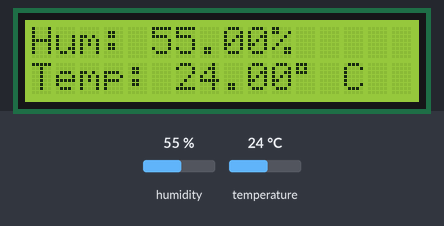
Bench run of a sketch on a simulated Arduino Uno, built with avr-gcc and run on an emulated ATmega328P. On the bench: 16×2 character LCD. The test bench sets the inputs (shaded band); at power-on: humidity 55 %, temperature 24 °C. What the sketch prints to the serial monitor is not drawn.

Above: at 3.7 s.
3.8 s: humidity set to 22 %
At 12.9 s:
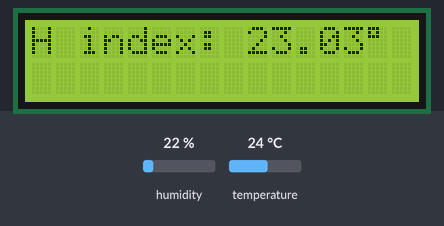
16.7 s: temperature set to 12 °C
At 22.0 s:
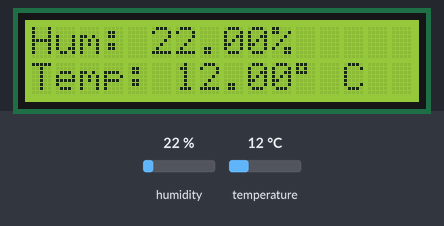
25.8 s: humidity set to 40 %
At 28.0 s:
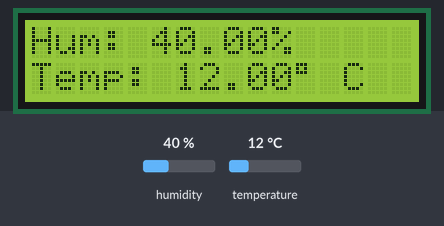
33.7 s: temperature set to 19 °C
At 40.1 s:
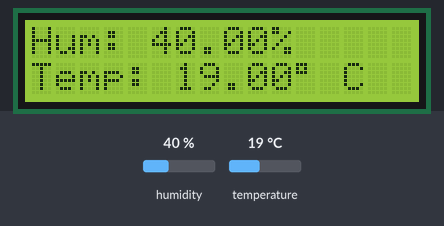
Timing chart, 0 to 41.6 s (numbered marks = the images above; inputs shaded):
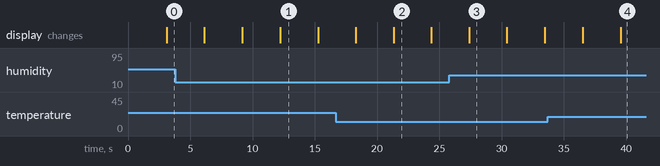

The sketch:

dht_lcd.ino
```cpp
#include "DHT.h"
#include <Wire.h>
#include <LiquidCrystal_I2C.h>

LiquidCrystal_I2C lcd(0x27, 16, 2); // set the LCD address to 0x27 for a 16 chars and 2 line display
#define DHTPIN 2
#define DHTTYPE DHT11

DHT dht(DHTPIN, DHTTYPE);


void setup() {
  Serial.begin(9600);
  lcd.init();
  lcd.backlight();
  dht.begin();
}

void loop() {
  // Wait a few seconds between measurements.
  delay(3000);

  float h = dht.readHumidity();
  // Read temperature as Celsius
  float t = dht.readTemperature();

  // Check if any reads failed and exit early (to try again).
  if (isnan(h) || isnan(t)) {
    Serial.println(F("Failed to read from DHT sensor!"));
    return;
  }
  // Compute heat index in Celsius (isFahreheit = false)
  float hic = dht.computeHeatIndex(t, h, false);

  Serial.print(F("Humidity: "));
  Serial.print(h);
  Serial.print(F("%  Temperature: "));
  Serial.print(t);
  Serial.print(F("°C Heat index "));
  Serial.print(hic);
  Serial.println(F("°C "));

  lcd.clear();

  lcd.setCursor(0, 0);
  lcd.print("Hum: ");
  lcd.print(h);
  lcd.print("%");
  lcd.setCursor(0, 1);
  lcd.print("Temp: ");
  lcd.print(t);
  lcd.print((char)223);
  lcd.print(" C");
  delay(3000);
  lcd.clear();
  lcd.setCursor(0, 0);
  lcd.print("H index: ");
  lcd.print(hic);
  lcd.print((char)223);
  lcd.print(" C");

}
```

Measured:
- after the input at 3.8 s, the display: first differs from a run without the input after 5.4 s (image 1 shows a later state)
- after the input at 16.7 s, the display: first differs from a run without the input after 4.6 s (image 2)
- after the input at 25.8 s, the display: changes after 1.6 s (image 3)
- after the input at 33.7 s, the display: first differs from a run without the input after 5.9 s (image 4)
- what the display in image 1 shows lasts 3.1 s, from 12.2 s to 15.3 s
- what the display in image 2 shows lasts 3.1 s, from 21.3 s to 24.4 s
